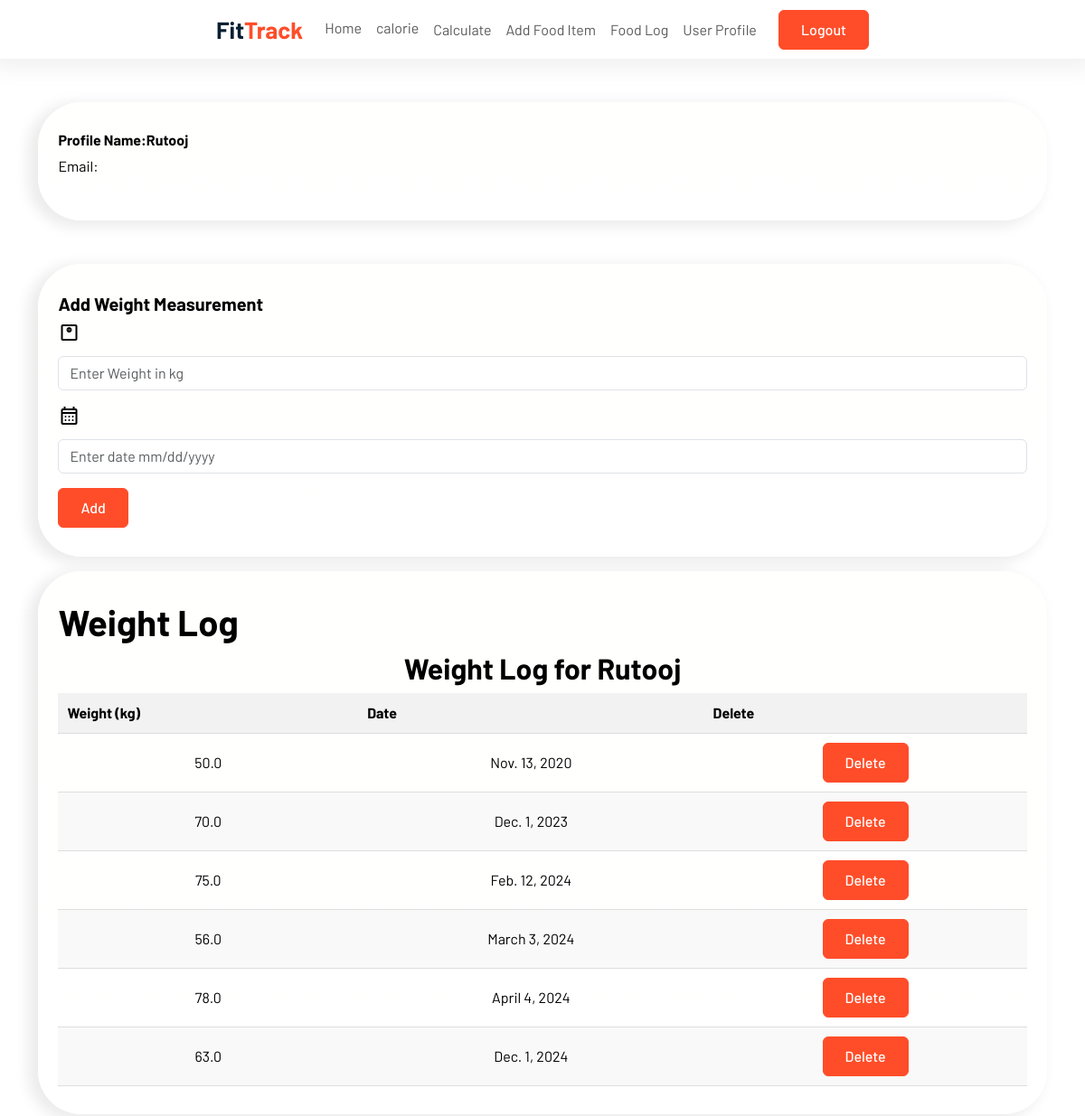
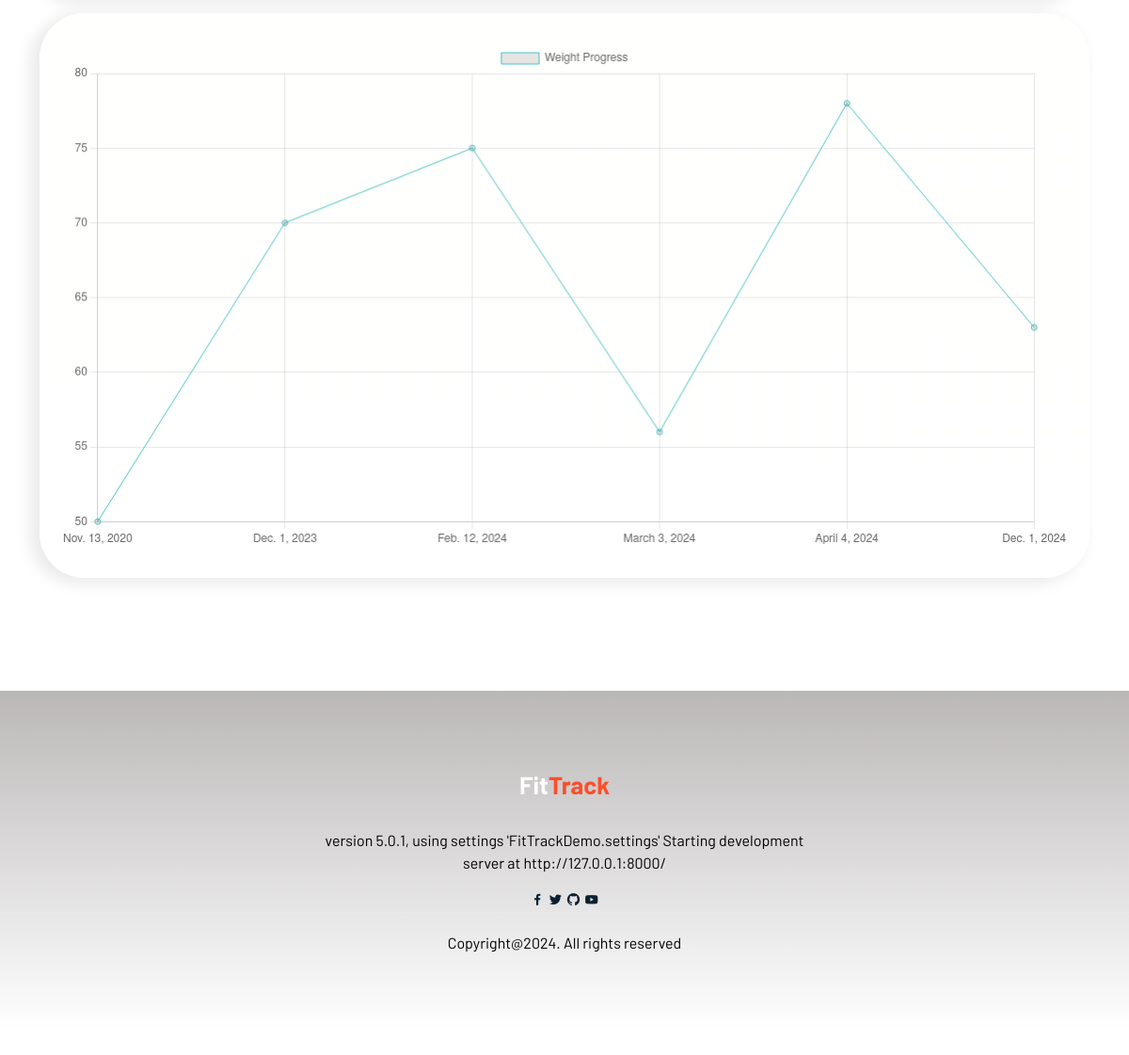
/addweight/ (signed in), run on the app's committed database (2 pictures, top to bottom).
### FitTrack/models.py (models this page shows, shortened)
class WeightMeasurement(models.Model):
    user = models.ForeignKey(User, on_delete=models.CASCADE,blank=True,null=True)
    date = models.DateField()
    weight = models.FloatField()

### FitTrack/views.py (the view)
# urls.py: path('addweight/', views.add_weight, name='add_weight'),
@login_required
def add_weight(request):
    if request.method == 'POST':
        form = WeightMeasurementForm(request.POST)
        if form.is_valid():
            weight_entry = form.save(commit=False)
            weight_entry.user = request.user
            weight_entry.save()
            return redirect('add_weight')
    else:
        form = WeightMeasurementForm()
    user_weight_log = WeightMeasurement.objects.filter(user=request.user).order_by('date')
    return render(request, 'user_profile.html', {'form': form,
        'user_weight_log': user_weight_log})

### FitTrack/forms.py
class WeightMeasurementForm(forms.ModelForm):
    date = forms.DateField(widget=forms.DateInput(attrs={'class': 'form-control', 'placeholder': 'Enter date mm/dd/yyyy'}))
    class Meta:
        model = WeightMeasurement
        fields = ['date', 'weight']

### FitTrack/Templates/user_profile.html (shortened to what this page needs)
{% extends 'home.html' %}
{% load static %}
{% block body %}
<div class='app mt-5'>
    <div class='card-body'>
            <h6>Profile Name:{{user.username}}</h6>
            <p>Email:{{user.email}}</p>
    </div>
</div>
<div class='app mt-5'>
    <div class='card-body'>
        <div class='form-group'>
            <h5>Add Weight Measurement</h5>
            <form action="{% url 'add_weight' %}" method="post">
                <div class="mb-3 mt-2">
                    <label class="form-label">
                        <span class="material-symbols-outlined">monitor_weight</span>
                    </label>
                    <input type="text" class="form-control" name=" "  placeholder="Enter Weight in kg" id="weightform">
                </div>
                <div class="mb-3">
                    <label for="exampleInputPassword1" class="form-label">
                        <span class="material-symbols-outlined">calendar_month</span>
                    </label>
                    {{ form.date }}
                </div>
                <button type="submit" class="btn btn-brand">Add</button>
            </form>
        </div>
    </div>
</div>
<div class="app mt-3 mb-3">
    <h1>Weight Log</h1>
    <h2>Weight Log for {{ request.user.username }}</h2>
    <table class="weight-table">
        <thead>
            <tr>
                <th scope='col'>Weight (kg)</th>
                <th scope='col'>Date</th>
                <th scope='col'>Delete</th>
            </tr>
        </thead>
        <tbody>
            {% for weight_entry in user_weight_log %}
            <tr>
                <td>{{ weight_entry.weight }}</td>
                <td>{{ weight_entry.date }}</td>
                <td class='col-md-4'>
                <a class='btn btn-brand' href="{% url 'weight_log_delete' weight_entry.id %}">Delete
                </a>
                </td>
            </tr>
            {% empty %}
            <tr>
                <td colspan="2">No weight entries found.</td>
            </tr>
            {% endfor %}
        </tbody>
    </table>
</div>
<div class="app">
    <canvas id="weightChart"></canvas>
</div>
<script>
    var dates = [];
    var weights = [];
    {% for weight_entry in user_weight_log %}
        dates.push("{{ weight_entry.date }}");
        weights.push("{{ weight_entry.weight }}");
    {% endfor %}
    var ctx = document.getElementById('weightChart').getContext('2d');
    var weightChart = new Chart(ctx, {
        type: 'line',
        data: {
            labels: dates,
            datasets: [{
                label: 'Weight Progress',
                data: weights,
                borderColor: 'rgba(75, 192, 192, 1)',
                borderWidth: 1
            }]
        },
        options: {
            scales: {
                yAxes: [{
                    ticks: {
                        beginAtZero: true
                    }
                }]
            }
        }
    });
</script>
{% endblock %}

### static/CSS/style.css (style rules this page uses)
html { position: relative; min-height: 100%; }
body { background-color: #ffffff; margin: 0 0 90px; font-family: 'Barlow', sans-serif !important; }
h1,h2,h3,h4,h5,h6 { font-weight: 700 !important; color: #000; }
a { color: #092032; text-decoration: none; transition: all 0.4s ease; font-weight: 500; }
.btn { padding: 9px 24px; font-weight: 500; }
.btn-brand { background-color: #ff4d29; color: #ffffff; border-color: #ff4d29; }
.app { width: auto; height: auto; border-radius: 3rem; background-image: linear-gradient( to bottom, rgb(255, 255, 254), rgb(255, 255, 255) ); box-shadow: -8px 4px 15px 3px rgba(0, 0, 0, 0.08); display:block; flex-direction: column; padding: 2rem 1.4rem; gap: 1.6rem; }
.app h2 { text-align: center; }
#weightChart { width: 2px; height: 2px; color: #c83b1e; }
.weight-table { width: 100%; border-collapse: collapse; border-spacing: 0; }
.weight-table th, .weight-table td { padding: 10px; border-bottom: 1px solid #ddd; }
.weight-table th { background-color: #f2f2f2; text-align: left; font-weight: bold; }
.weight-table tbody tr:nth-child(even) { background-color: #f9f9f9; }
.weight-table tbody td { text-align: center; }

### data on the page
WeightMeasurement: weight "50.0", date "Nov. 13, 2020"
WeightMeasurement: weight "70.0", date "Dec. 1, 2023"
WeightMeasurement: weight "75.0", date "Feb. 12, 2024"
WeightMeasurement: weight "56.0", date "March 3, 2024"
WeightMeasurement: weight "78.0", date "April 4, 2024"
WeightMeasurement: weight "63.0", date "Dec. 1, 2024"

### other printed values
{{ user.username }} "Rutooj"
{{ request.user.username }} "Rutooj"
chart data {{ weight_entry.weight }} 50.0, 70.0, 75.0, 56.0, 78.0, 63.0
